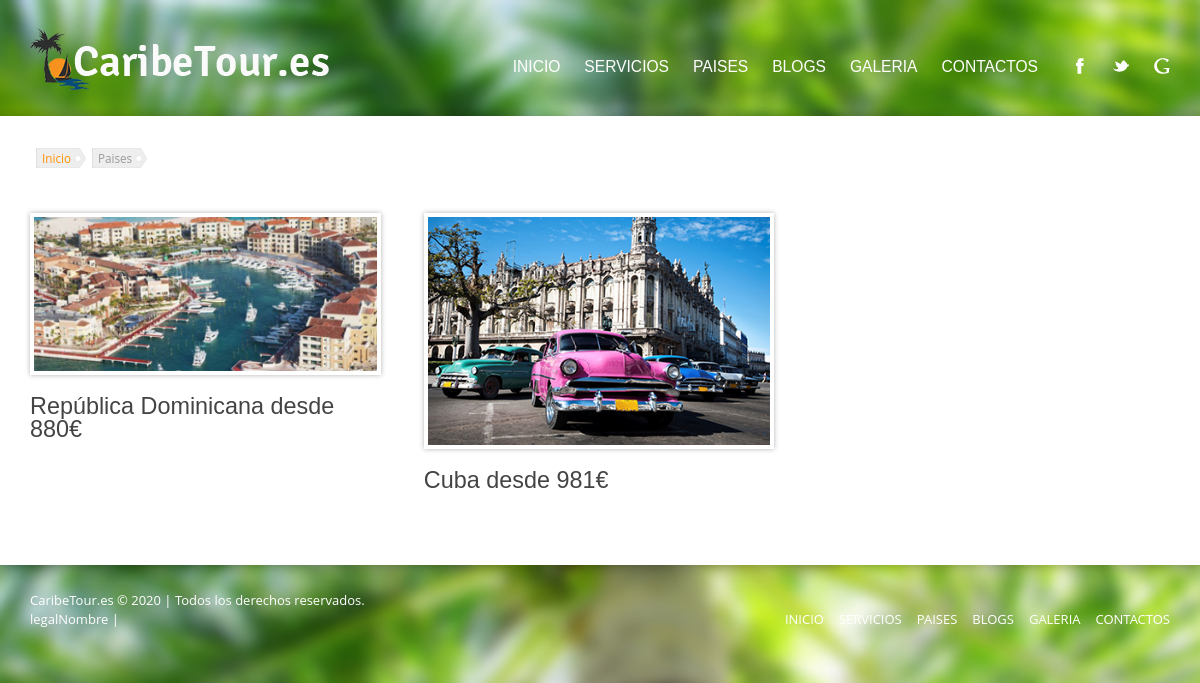
/paises, run on an earlier commit of the app's database.
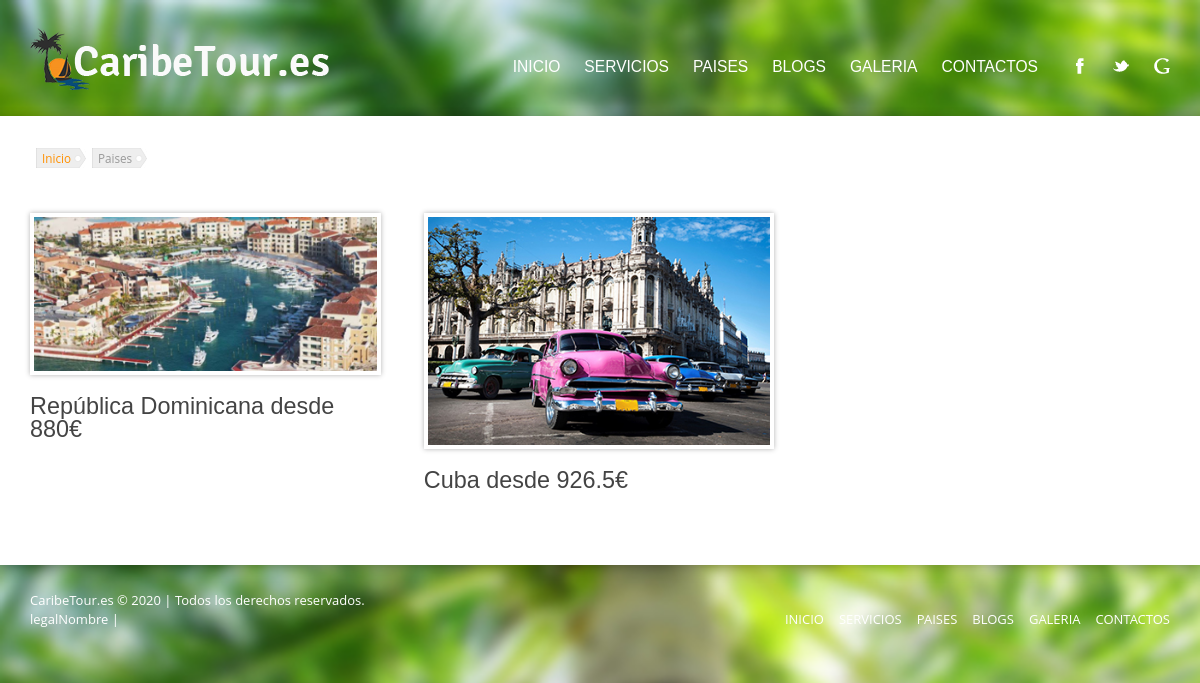
And on a later commit of the database.
### tables this page shows
CREATE TABLE IF NOT EXISTS `producto_fecha_ref` (
  `idProductoFechaRef` int(11) NOT NULL AUTO_INCREMENT,
  `idProducto` int(11) NOT NULL,
  `idFechaSalida` int(11) DEFAULT NULL,
  `idFechaVuelta` int(11) DEFAULT NULL,
  `precioProveedor` double DEFAULT NULL,
  `comision` int(11) DEFAULT NULL,
  PRIMARY KEY (`idProductoFechaRef`)
);

CREATE TABLE IF NOT EXISTS `categorias` (
  `idCategoria` int(11) NOT NULL AUTO_INCREMENT,
  `idCategoriaPadre` int(11) NOT NULL DEFAULT '0',
  `nombre` varchar(50) NOT NULL,
  `slug` varchar(50) NOT NULL,
  `descripcion` text,
  `idEstado` int(11) NOT NULL,
  `srcImagen` varchar(255) DEFAULT NULL,
  PRIMARY KEY (`idCategoria`)
);

### AutoLoader/autoLoader.php (called while the page is built, shortened)
<?php
if (!function_exists('autoLoader')) {
    function autoLoader($class) {
        $siteRoot = SITE_ROOT;
        $currentDir = "./";
        $classFile = $class . '.php';
        $fullPath = $currentDir . "/" . $classFile;
        $clasWasFound = false;
        $principalDirectories = ['Conexion', 'Controlador', 'Modelo', 'Util'];
        $i = 0;
        while (!$clasWasFound and isset($principalDirectories[$i])){
            $path = $siteRoot. "/" . $principalDirectories[$i] . "/" .$classFile;
            if (is_file($path)) {
                $clasWasFound = true;
            }
            if(!$clasWasFound){
                $path = $siteRoot. "/" . $principalDirectories[$i] . "/base/" .$classFile;
                if (is_file($path)) {
                    $clasWasFound = true;
                }
            }
            $i++;
        }
    }
}

### Util/Util.php (called while the page is built, shortened)
<?php
class Util extends BaseController {
    public function getProductoFechaRefPDO(array $filtros = [], array $ordenados = [], array $limitar = [], array $agrupar = []): array
    {
        $sql = "select * from v_producto_fecha_ref";
        return $this->query($sql, $filtros, $ordenados, $limitar, $agrupar);
    }
    public function getCategoriaById(int $idCategoria)
    {
        $categoria = null;
        $categoriaC = new CategoriaController;
        $filtros = [['idCategoria', '=', $idCategoria]];
        $categoriaList = $categoriaC->select($filtros);
        if(isset($categoriaList[0])){
            $categoria = $categoriaList[0];
        }
        return $categoria;
    }
}

### Controlador/base/BaseController.php (called while the page is built, shortened)
<?php
abstract class BaseController {
   protected $parameters = [];
    protected function filterSqlPrepare(array $filters): string {
        $sql = "";
        if(!empty($filters)){
            $sql .= " WHERE TRUE";
            $i = 1;
            $p = 'p';
            foreach($filters as $filter){
            	$field = $filter[0];
            	$comparator = strtoupper(trim($filter[1]));
            	$value = "LIKE" == $comparator ? "%{$filter[2]}%" : $filter[2];
                $united = (isset($filter[3]) && is_string($filter[3])) ? strtoupper($filter[3]) : 'AND';
                if('IN' == $comparator) {
                    $values = explode(", ", $value);
                    $paramIN = [];
                    foreach($values as $val){
                        $binParam = $p.$i;
                        $paramIN[]= ":{$binParam}";
                        $this->parameters[$binParam] = $val;
                        $i++;
                    }
                    $finalParam = implode(", ", $paramIN);
                    $sql .= " $united {$field} {$comparator} ({$finalParam})";
                } else {
                    $binParam = $p.$i;
                    $sql .= " $united {$field} {$comparator} :{$binParam}";
                    $this->parameters[$binParam] = $value;
                }
                $i++;
            }
        }
        return $sql;
    }
    protected function groupSqlPrepare(array $groupList){
        $ret = "";
        if(!empty($groupList)){
            $ret .=" GROUP BY ".implode(', ', $groupList);
        }
        return $ret;
    }
    protected function orderSqlPrepare(array $orderList): string {
       $ret = "";
       if(!empty($orderList)){
           $sql = [];
           foreach($orderList as $order){
               $sql[] = isset($order[1]) ? $order[0].' '.strtoupper($order[1]) : $order[0];
           }
           $ret .=" ORDER BY ".implode(', ', $sql);
       }
       return $ret;
    }
    protected function limitSqlPrepare(array $limit): string {
        $sql = "";
        return $sql;
    }
    protected function query(string $sql, array $filtros = [], array $ordenados = [], array $limitar = [], array $agrupar = []): array {
        try{
            $sql .= $this->filterSqlPrepare($filtros);
            $sql .= $this->groupSqlPrepare($agrupar);
            $sql .= $this->orderSqlPrepare($ordenados);
            $sql .= $this->limitSqlPrepare($limitar);
            $conexion = new Conexion();
            $statement = $conexion->pdo()->prepare($sql);
            foreach($this->parameters as $key => $val){
		$statement->bindValue($key, $val);
            }
            $ret = [];
            if($statement->execute() and $statement->rowCount() > 0){
                $ret = $statement->fetchAll(PDO::FETCH_OBJ);
            }
            return $ret;
        } catch (Exception $ex){
            echo "[ERROR] -> {$ex->getMessage()} [ERROR CODE] -> {$ex->getCode()}";
        }
    }
}

### Conexion/Conexion.php (called while the page is built, shortened)
<?php
class Conexion {
    protected $conexion;
    public function __construct() {
        try {
            $this->conexion = new PDO("mysql:host=" . self::HOSTNAME . "; dbname=" . self::DATABASE, self::USER, self::PASSWORD);
            $this->conexion->setAttribute(PDO::ATTR_ERRMODE, PDO::ERRMODE_EXCEPTION);
            $this->conexion->exec("SET CHARACTER SET utf8");
        } catch (Exception $e) {
            die("Fallo en la conexion: " . $e->GetMessage());
            exit();
        }
    }
    public function pdo() {
        return $this->conexion;
    }
}

### Controlador/base/CategoriaBaseController.php (called while the page is built, shortened)
<?php
abstract class CategoriaBaseController extends BaseController {
    public function select(array $filtros = [], array $ordenados = [], array $limitar = [], array $agrupar = []): array {
        try{
            $sql = "SELECT idCategoria, idCategoriaPadre, nombre, slug, descripcion, idEstado, srcImagen
            FROM categorias";
            $ret = [];
            $rows = $this->query($sql, $filtros, $ordenados, $limitar, $agrupar);
            if(count($rows) > 0){
                foreach($rows as $row){
                    $ret[] = new Categoria($row->idCategoria, $row->idCategoriaPadre, $row->nombre, $row->slug, $row->descripcion, $row->idEstado, $row->srcImagen);
                }
            }
            return $ret;
        } catch (Exception $ex){
            echo "[ERROR] -> {$ex->getMessage()} [ERROR CODE] -> {$ex->getCode()}";
        }
    }
}

### Modelo/base/CategoriaBase.php (called while the page is built, shortened)
<?php
abstract class CategoriaBase extends ModelBase {
    public function setIdCategoria($idCategoria = 0){
        $this->idCategoria = (int) $idCategoria; return $this;
    }
    public function setIdCategoriaPadre($idCategoriaPadre = 0){
        $this->idCategoriaPadre = (int) $idCategoriaPadre; return $this;
    }
    public function setNombre($nombre = ''){
        $this->nombre = (string) $nombre; return $this;
    }
    public function setSlug($slug = ''){
        $this->slug = (string) $slug; return $this;
    }
    public function setDescripcion($descripcion = ''){
        $this->descripcion = (string) $descripcion; return $this;
    }
    public function setIdEstado($idEstado = 0){
        $this->idEstado = (int) $idEstado; return $this;
    }
    public function setSrcImagen($srcImagen = ''){
        $this->srcImagen = (string) $srcImagen; return $this;
    }
}

### vista/frontend/paises.php (the view, shortened to what the rows shown need)
<?php
require_once "../../AutoLoader/autoLoader.php";
$util = new Util();
$filtros = [];
$ordenados = [['precioProveedor']];
$limitar = [];
$agrupar = ['idCategoriaPadre'];
$utilPaisesList = $util->getProductoFechaRefPDO($filtros, $ordenados, $limitar, $agrupar);
?>
<!DOCTYPE html>
<html lang="es-ES">
    <head>
        <link rel='stylesheet' id='colorbox-css'  href='<?=PATHFRONTEND ?>css/colorbox.css?ver=3.7.1' type='text/css' media='all' />
        <link rel='stylesheet' id='jquery-ui-datepicker-css'  href='<?=PATHFRONTEND ?>css/datepicker.css?ver=3.7.1' type='text/css' media='all' />
        <link rel='stylesheet' id='general-css'  href='<?=PATHFRONTEND ?>css/style.css?ver=3.7.1' type='text/css' media='all' />
    </head>
    <body class="home page page-id-96 page-template-default">
        <div class="container site-container">
            <section class="container site-content">
                <div class="row">
                    <?php
                    $i = 1;
                    foreach($utilPaisesList as $utilPais){
                        $idCategoria = $utilPais->idCategoriaPadre;
                        $categoria = $util->getCategoriaById($idCategoria);
                        $precioMasBajo = $utilPais->precioProveedor;
                        $comision = $utilPais->comision;
                        $precioMasBajo += ($precioMasBajo * $comision)/100;
                    ?>
                    <div class="fourcol column <?php if ($i % 3==0){ echo 'last'; } ?>">
                        <div class="featured-blog">
                            <article class="post type-post status-publish format-standard category-<?= $categoria->getSlug() ?> tag-<?= $categoria->getSlug() ?> tag-caribe">
                                <div class="featured-image">
                                    <a hreflang="es" type="text/html" charset="iso-8859-1" href="paises/<?= $categoria->getSlug() ?>">
                                        <img width="440" height="299" src="<?=PATHFRONTEND ?>img/<?= $categoria->getSrcImagen() ?>" class="attachment-normal wp-post-image" alt="<?= $categoria->getNombre() ?>" title="<?= $categoria->getNombre() ?>" />
                                    </a>
                                </div>
                                <div class="post-content">
                                    <h2 class="post-title">
                                        <a hreflang="es" type="text/html" charset="iso-8859-1" href="paises/<?= $categoria->getSlug() ?>" title="<?= $categoria->getNombre() ?>"><?= $categoria->getNombre() ?> desde <?= $precioMasBajo ?>&euro;</a>
                                    </h2>
                                    <p>&nbsp;</p>
                                </div>
                            </article>
                        </div>
                    </div>
                    <?php if ($i % 3==0){ echo '<div class="clear"></div>'; } $i++; ?>
                    <?php } ?>
                </div>
            </section>
        </div>
    </body>
</html>

What changed in the data, as far as the page shows it:
changed producto_fecha_ref "Cuba": precioMasBajo "981" → "926.5"
